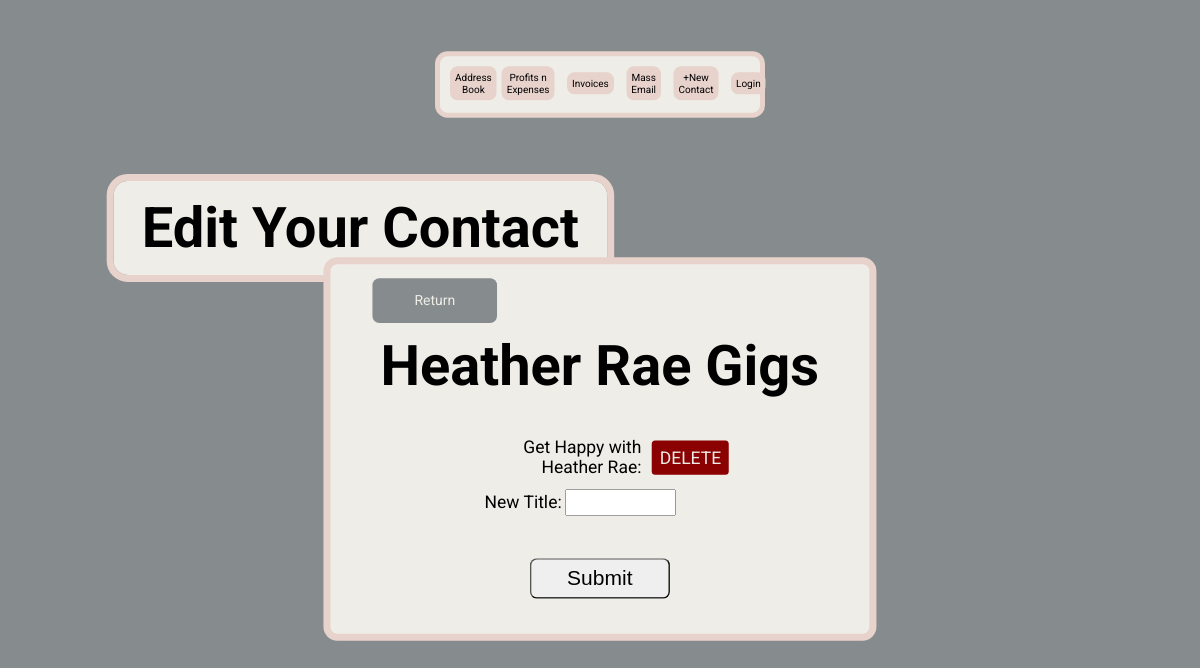
/add-title/1, run on an earlier commit of the app's database.
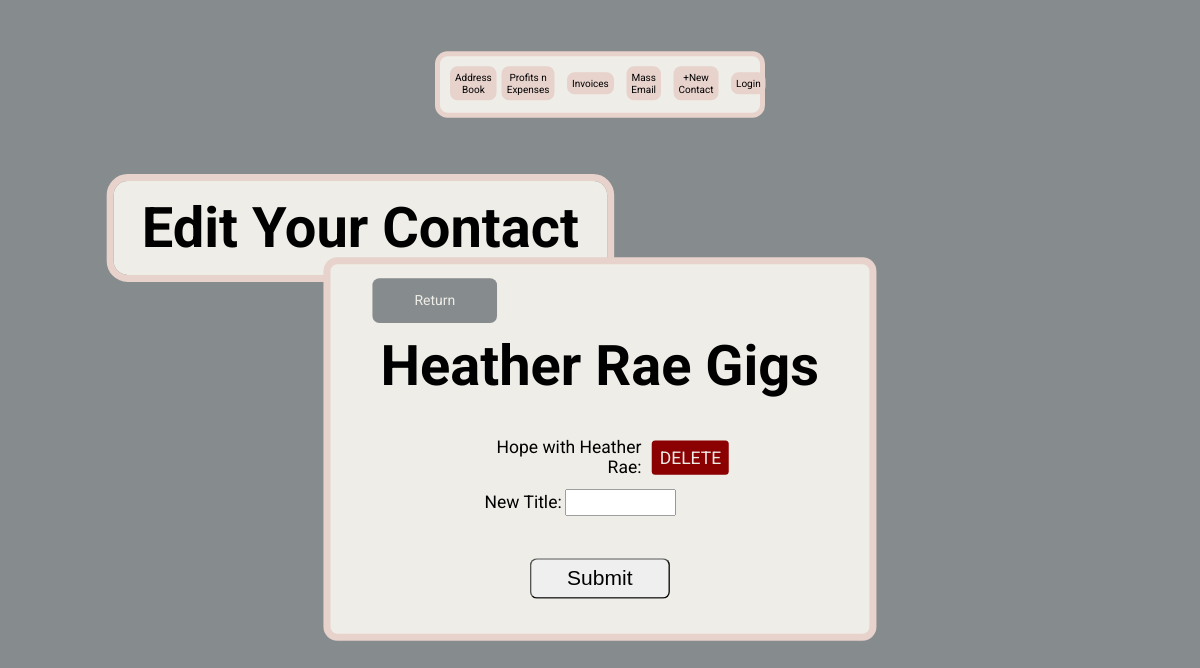
And on a later commit of the database.
### main.py (models this page shows)
class PerformanceTitle(db.Model):
    __tablename__ = 'performance_title'
    id = db.Column(db.Integer, primary_key=True)
    title = db.Column(db.String(250), nullable=False)

### main.py (the view, shortened to what this page needs)
@app.route('/add-title/<int:id>', methods=['GET', 'POST'])
def add_title(id):
    form = AddTitleForm()
    titles = PerformanceTitle.query.all()
    return render_template('add-title.html', form=form, id=id, titles=titles)

### form.py
class AddTitleForm(FlaskForm):
    title = StringField('Title', validators=[DataRequired()])
    submit = SubmitField('Submit')

### templates/add-title.html (shortened to what this page needs)
{% include "header.html" %}
{% import "bootstrap/wtf.html" as wtf %}
<body>
    <h1 class="gigs editGigs">Edit Your Contact</h1>
    <form method="POST" action="{{ url_for('add_title', id=id) }}">
        <div class="formContainerColumn">
            <div class="returnContainer">
                <a href="{{ url_for('invoice_form', id=id) }}">Return</a>
            </div>
            <h1 class="contactH1">Heather Rae Gigs</h1>
            <div class="formContainer">
                {% for title in titles %}
                    <div class="formRow centerRow">
                        <label class="leftItem">{{ title.title }}:</label>
                        <a class="delete" href="{{ url_for('delete_data', id=id, field='title', data=title.id) }}">DELETE</a>
                    </div>
                {% endfor %}
                <div class="formRow">
                    <label class="leftItem">New Title:</label>
                    {{ form.title(class_='inputField') }}
                </div>
            {{ form.submit(class_='submitButton') }}
        </div>
    </form>
</body>
</html>

What changed in the data, as far as the page shows it:
removed PerformanceTitle: title "Get Happy with Heather Rae"
added PerformanceTitle: title "Hope with Heather Rae"
